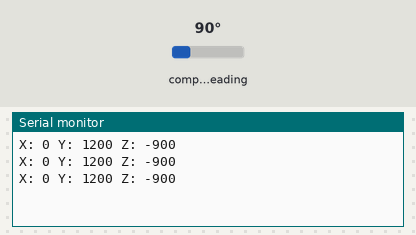
Simulated run of this sketch. Board: Arduino Uno, built with avr-gcc and run on an emulated ATmega328P. On the bench: the last lines printed to the serial monitor. The inputs (shaded band) are chosen by the test bench; at power-on: compass heading 90°.

Above: at 1.3 s.
1.4 s: compass heading set to 7°
At 1.9 s:
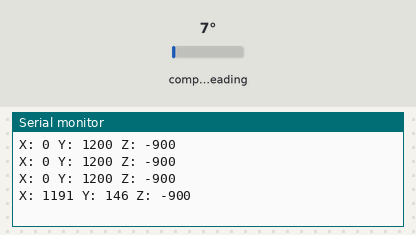
2.9 s: compass heading set to 180°
At 3.4 s:
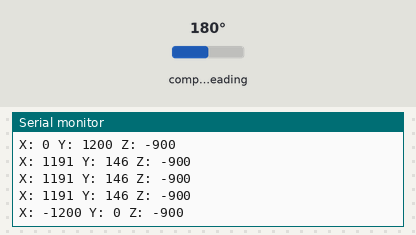
Timing chart, 0 to 5.9 s (numbered marks = the images above; inputs shaded):
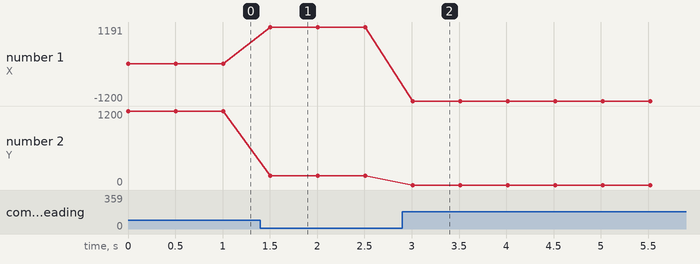

The sketch:

sketch_kompass_test_werte.ino
```cpp
#include <Wire.h>
#include <QMC5883LCompass.h>

QMC5883LCompass compass;

void setup() {
  Serial.begin(9600);
  Wire.begin();
  compass.init();
}

void loop() {
  compass.read();  // Werte intern aktualisieren

  int x = compass.getX();
  int y = compass.getY();
  int z = compass.getZ();

  Serial.print("X: "); Serial.print(x);
  Serial.print(" Y: "); Serial.print(y);
  Serial.print(" Z: "); Serial.println(z);

  delay(500);
}
```

Measured:
- after the input at 1.4 s, the serial monitor: prints a new line after 0.11 s (image 1)
- after the input at 2.9 s, the serial monitor: prints a new line after 0.11 s (image 2)
- plotted number 1: 0 → 1191 after the input at 1.4 s, 1191 → -1200 after the input at 2.9 s
- plotted number 2: 1200 → 146 after the input at 1.4 s
